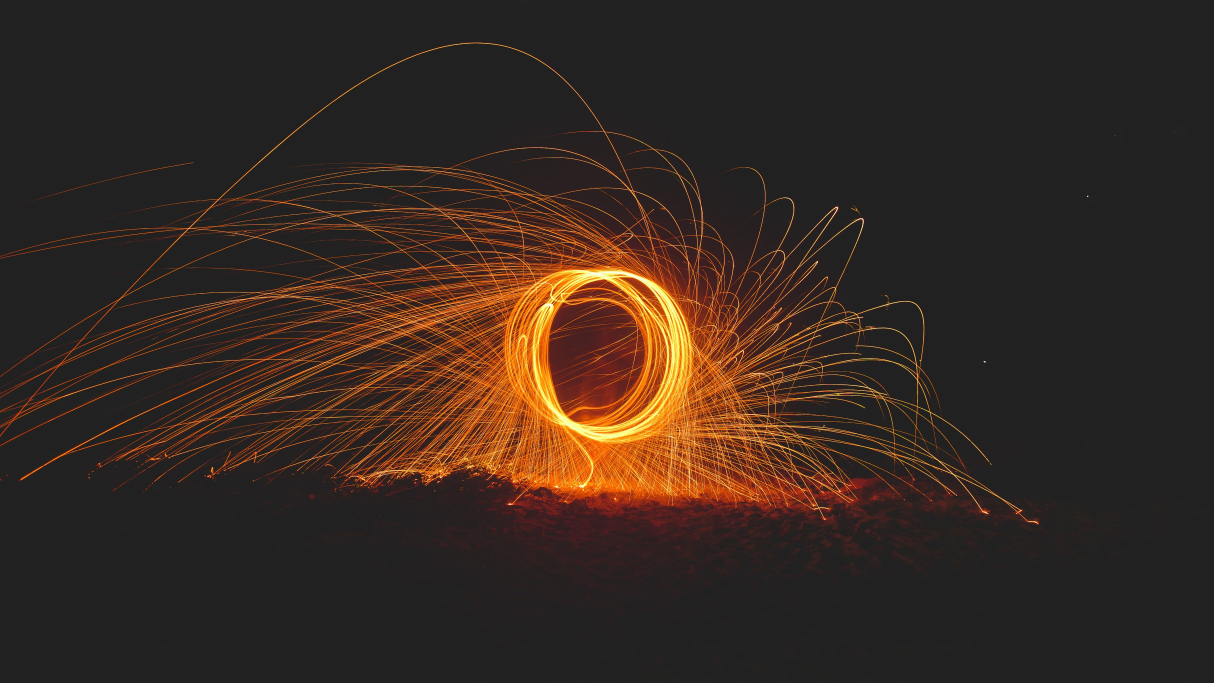
#> input picture download.jpg, 3641 x 2048 px (shown at 1/3 size)
$ python color_cubicspline.py
#> lines starting #> are read from the running program, lines starting #| are printed output that depends on the picture
#> further down, input_image is the input picture: PIL image 3641x2048 RGB; mean R, G, B 54.2, 40.4, 32.7

import numpy as np
import matplotlib.pyplot as plt
from scipy.interpolate import CubicSpline
from PIL import Image


def resize_image(image, new_width, new_height):
    # Get original image dimensions
#> called with new_width = 800, new_height = 600
    width, height = image.size
#> width = 3641; height = 2048

    # Create a grid of coordinates for the original image
    x = np.linspace(0, width, width)
#> x = 3641 values from 0 to 3641
    y = np.linspace(0, height, height)
#> y = 2048 values from 0 to 2048

    # Create a grid of coordinates for the resized image
    new_x = np.linspace(0, width, new_width)
#> new_x = 800 values from 0 to 3641
    new_y = np.linspace(0, height, new_height)
#> new_y = 600 values from 0 to 2048

    # Convert the image to a numpy array
    image_array = np.array(image)

    # Perform cubic spline interpolation along the rows for each channel
    row_interpolated = np.zeros((new_height, width, 3))
    for channel in range(3):
        row_interpolated[:, :, channel] = CubicSpline(y, image_array[:, :, channel])(new_y)
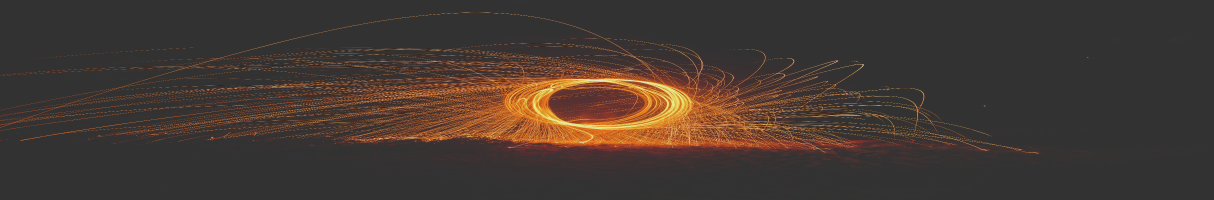
#> row_interpolated: shape (600, 3641, 3) float64 (shown at 1/3 size); mean R, G, B 54.2, 40.4, 32.7; drawn with min black and max white

    # Perform cubic spline interpolation along the columns for each channel
    resized_image = np.zeros((new_height, new_width, 3))
    for channel in range(3):
        resized_image[:, :, channel] = CubicSpline(x, row_interpolated[:, :, channel].T)(new_x).T
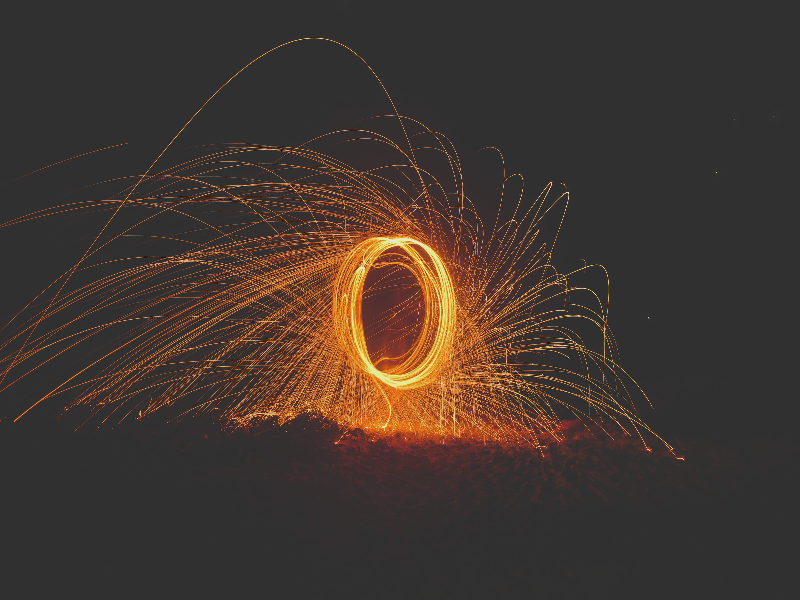
#> resized_image: shape (600, 800, 3) float64; mean R, G, B 54.2, 40.5, 32.7; drawn with min black and max white

    # Convert the interpolated image back to PIL image
    resized_image = Image.fromarray(resized_image.astype(np.uint8))
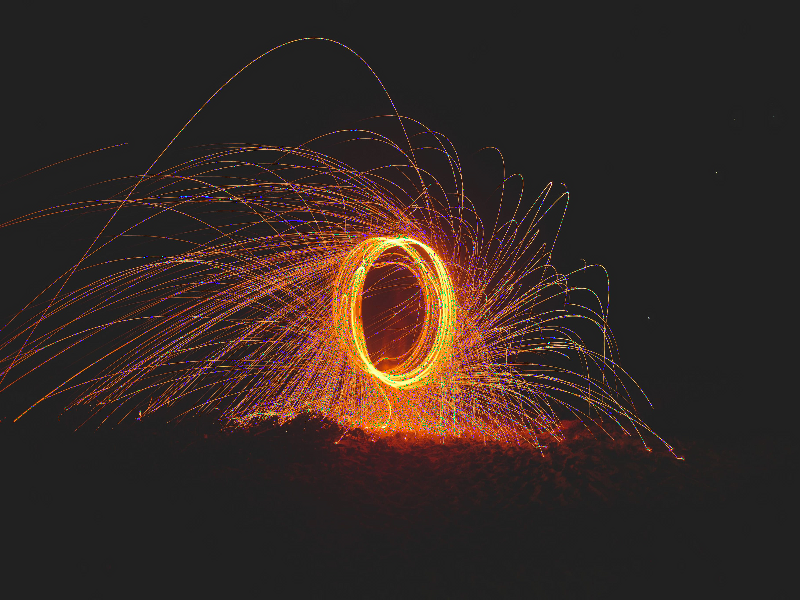
#> resized_image: PIL image 800x600 RGB; mean R, G, B 52.9, 40.2, 35.8

    return resized_image


# Load the input image
input_image = Image.open("download.jpg")

# Specify the new dimensions for the resized image
new_width = 800
new_height = 600

# Resize the image using cubic spline interpolation
resized_image = resize_image(input_image, new_width, new_height)

# Display the original and resized images
plt.subplot(1, 2, 1)
plt.title("Original Image")
plt.imshow(input_image)

plt.subplot(1, 2, 2)
plt.title("Resized Image")
plt.imshow(resized_image)

plt.show()
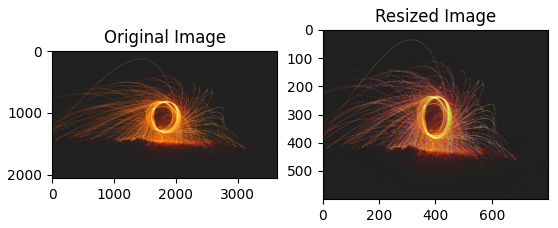
#> figure drawn by matplotlib, 2 panels
